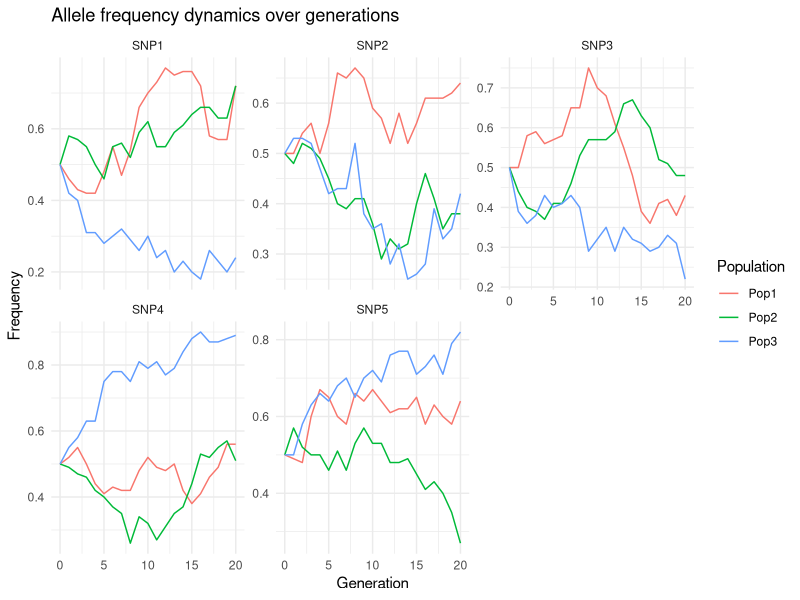
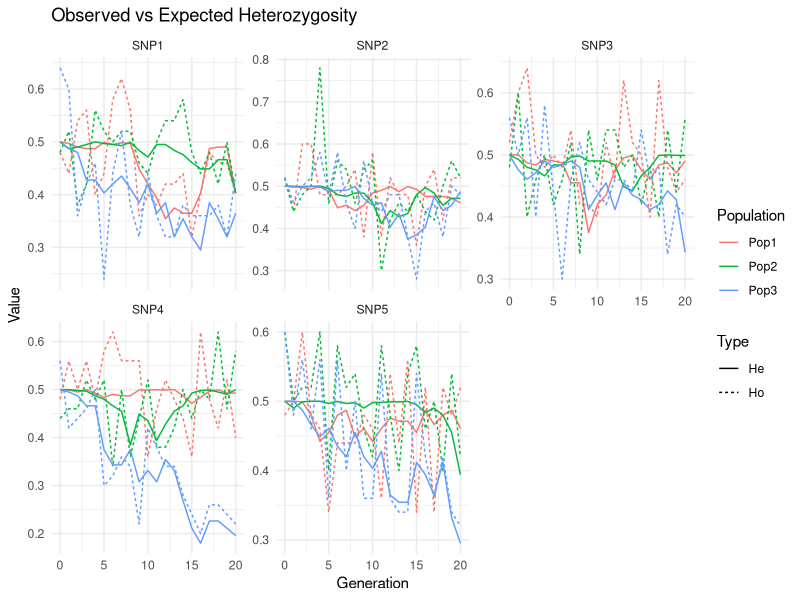
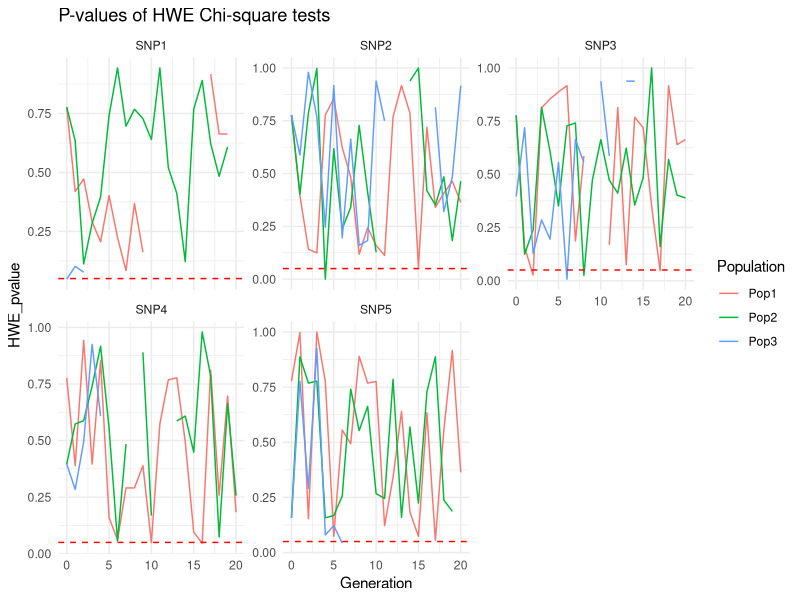

The R source for these figures, in order:
################################################################################
#
#               SIMULADOR DE DERIVA 
#               Autor: Angel Criollo Rayo & ChatGPT
#               Version 7: 28 - Abril - 2025
#               Grupo: Citogenetica, Filogenia y Evlucion de Poblaciones
#               Doctorado en Ciencias Biomedicas
#               Asignatura: Genetica Poblacional y Evolutiva (electiva)
#
################################################################################
#
# Este script esta diseñado para analizar los efectos del tamaño poblacional
# en las frecuencias alelicas a lo largo de multiples generaciones. 
# en varios marcadores a la vez, sin tener en cuenta SN, mutación, ligamiento o endogamia
# las piscinas gaméticas se generan por sexo 
################################################################################

# Load libraries
library(tidyverse)

# Set parameters
set.seed(123)
n_populations <- 3
n_individuals <- 50
n_snps <- 5
n_generations <- 20
initial_freqs <- rep(0.5, n_snps) # runif(n_snps, 0.3, 0.7) generador frecuencias aleatorias 
nucleotides <- c("A", "C", "G", "T")

# Generate SNP markers: random allele pairs
snp_alleles <- replicate(n_snps, sample(nucleotides, 2, replace = FALSE), simplify = FALSE)
names(snp_alleles) <- paste0("SNP", 1:n_snps)

# Functions
calculate_allele_freq <- function(genotypes, alleles) {
  allele_counts <- table(unlist(strsplit(paste(genotypes, collapse=""), "")))
  total_alleles <- sum(allele_counts)
  freq <- ifelse(alleles[1] %in% names(allele_counts), allele_counts[[alleles[1]]], 0) / total_alleles
  return(freq)
}

calculate_ho <- function(genotypes) {
  heterozygotes <- sum(substr(genotypes, 1, 1) != substr(genotypes, 2, 2))
  ho <- heterozygotes / length(genotypes)
  return(ho)
}

calculate_he <- function(freq) {
  he <- 2 * freq * (1 - freq)
  return(he)
}

hwe_test <- function(genotypes, alleles) {
  counts <- table(genotypes)
  homo1 <- counts[paste0(alleles[1], alleles[1])]
  homo2 <- counts[paste0(alleles[2], alleles[2])]
  het1 <- counts[paste0(alleles[1], alleles[2])]
  het2 <- counts[paste0(alleles[2], alleles[1])]
  hets <- sum(het1, het2, na.rm=TRUE)
  
  homo1 <- ifelse(is.na(homo1), 0, homo1)
  homo2 <- ifelse(is.na(homo2), 0, homo2)
  
  n <- homo1 + homo2 + hets
  if (n == 0) return(NA)
  
  p <- (2*homo1 + hets) / (2*n)
  q <- 1 - p
  
  expected <- c(p^2, 2*p*q, q^2) * n
  observed <- c(homo1, hets, homo2)
  
  if (any(expected < 5)) return(NA)
  
  chisq <- sum((observed - expected)^2 / expected)
  pvalue <- pchisq(chisq, df=1, lower.tail=FALSE)
  return(pvalue)
}

initialize_generation <- function(n_individuals, snp_alleles, initial_freqs) {
  genotypes <- map2(snp_alleles, initial_freqs, function(alleles, freq) {
    total_alleles <- n_individuals * 2
    
    n_allele1 <- round(freq * total_alleles)
    n_allele2 <- total_alleles - n_allele1
    
    allele_pool <- c(rep(alleles[1], n_allele1), rep(alleles[2], n_allele2))
    
    if (length(allele_pool) != total_alleles) {
      stop("Allele pool size mismatch")
    }
    
    shuffled_alleles <- sample(allele_pool)
    genotypes <- sapply(seq(1, total_alleles, by=2), function(i) {
      paste0(sort(c(shuffled_alleles[i], shuffled_alleles[i+1])), collapse="")
    })
    
    return(genotypes)
  }) %>%
    set_names(names(snp_alleles)) %>%
    as_tibble()
  
  sexes <- sample(c("M", "F"), n_individuals, replace=TRUE)
  if (abs(sum(sexes=="M") - sum(sexes=="F")) > 1) {
    n_m <- floor(n_individuals/2)
    n_f <- n_individuals - n_m
    sexes <- sample(c(rep("M", n_m), rep("F", n_f)))
  }
  
  tibble(ID=1:n_individuals, Sex=sexes) %>% bind_cols(genotypes)
}

next_generation <- function(prev_gen, snp_alleles) {
  males <- prev_gen %>% filter(Sex == "M")
  females <- prev_gen %>% filter(Sex == "F")
  
  n_individuals <- nrow(prev_gen)
  new_gen <- tibble(ID=1:n_individuals, Sex=sample(c("M", "F"), n_individuals, replace=TRUE))
  
  for (snp in names(snp_alleles)) {
    male_pool <- unlist(strsplit(paste(males[[snp]], collapse=""), ""))
    female_pool <- unlist(strsplit(paste(females[[snp]], collapse=""), ""))
    
    male_alleles <- sample(male_pool, n_individuals, replace=TRUE)
    female_alleles <- sample(female_pool, n_individuals, replace=TRUE)
    
    new_gen[[snp]] <- mapply(function(m,f) paste0(sort(c(m,f)), collapse=""), male_alleles, female_alleles)
  }
  
  return(new_gen)
}

# Initialize populations
populations <- map(1:n_populations, ~initialize_generation(n_individuals, snp_alleles, initial_freqs))
names(populations) <- paste0("Pop", 1:n_populations)

# Store results
genotype_history <- list()
genotype_counts <- list()

# Main loop
for (pop_name in names(populations)) {
  pop_hist <- list()
  pop_counts <- list()
  pop <- populations[[pop_name]]
  
  for (gen in 0:n_generations) {
    pop$Generation <- gen
    pop$Population <- pop_name
    
    pop_hist[[as.character(gen)]] <- pop
    
    for (snp in names(snp_alleles)) {
      alleles <- snp_alleles[[snp]]
      freq <- calculate_allele_freq(pop[[snp]], alleles)
      ho <- calculate_ho(pop[[snp]])
      he <- calculate_he(freq)
      pvalue <- hwe_test(pop[[snp]], alleles)
      
      pop_counts[[length(pop_counts)+1]] <- tibble(
        Population = pop_name,
        Generation = gen,
        SNP = snp,
        Allele = alleles[1],
        Frequency = freq,
        Ho = ho,
        He = he,
        HWE_pvalue = pvalue
      )
    }
    
    if (gen != n_generations) {
      pop <- next_generation(pop, snp_alleles)
    }
  }
  
  genotype_history[[pop_name]] <- bind_rows(pop_hist)
  genotype_counts[[pop_name]] <- bind_rows(pop_counts)
}

# Final dataframes
genotype_history_df <- bind_rows(genotype_history)
genotype_counts_df <- bind_rows(genotype_counts)

################################################################################
# RESULTADOS
                             
# Allele frequency dynamics
ggplot(genotype_counts_df, aes(x=Generation, y=Frequency, color=Population)) +
  geom_line() +
  facet_wrap(~SNP, scales="free_y") +
  theme_minimal() +
  ggtitle("Allele frequency dynamics over generations")

# Observed vs expected heterozygosity
genotype_counts_long <- genotype_counts_df %>%
  pivot_longer(cols=c(Ho, He), names_to="Type", values_to="Value")

ggplot(genotype_counts_long, aes(x=Generation, y=Value, color=Population, linetype=Type)) +
  geom_line() +
  facet_wrap(~SNP, scales="free_y") +
  theme_minimal() +
  ggtitle("Observed vs Expected Heterozygosity")

# HWE p-values
ggplot(genotype_counts_df, aes(x=Generation, y=HWE_pvalue, color=Population)) +
  geom_line() +
  facet_wrap(~SNP, scales="free_y") +
  geom_hline(yintercept=0.05, linetype="dashed", color="red") +
  theme_minimal() +
  ggtitle("P-values of HWE Chi-square tests")

